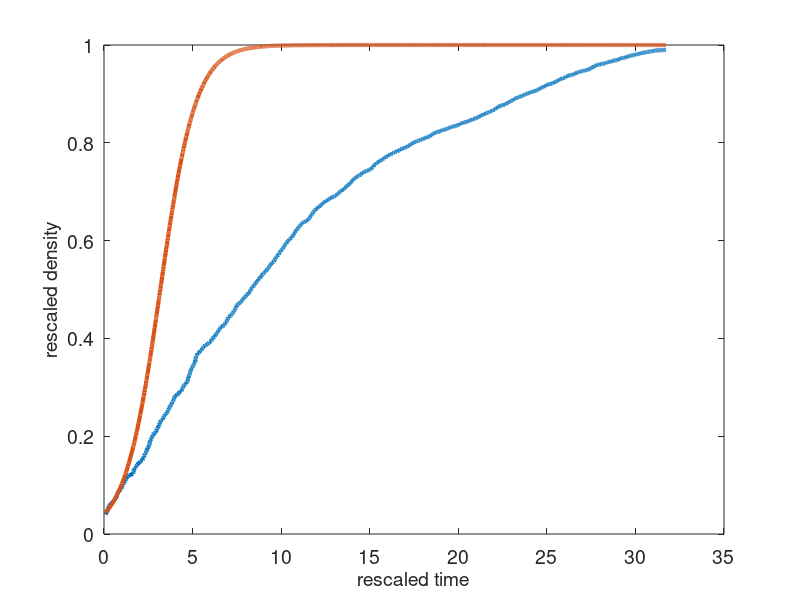

The MATLAB source for this figure: (Note: this script raises an error after producing the figure.)
% combination of Gillespie (40 realisations), logistic and Runge-Kutta with power-1 (normal-moment clusure) approximation in 1D

clear all

% Parameters

% lattice dimension
dim = 1;

% length of the domain
L = 100;

Pm = 1; % transition rate per unit time of moving to another lattice site

Pp = 1; % proliferation rate per unit time of giving rise to another agent

Pd = 0; % death rate per unit time

S = load('gillespie1D.mat'); % load the data for a particular choice of Pp and Pd, note that L=100 is fixed

TimeReductionFactor = 2; % when death rate is increase, this has to be increased as well

figure 

plot(S.save_time,S.save_density,'LineWidth', 3);set(gca,'FontSize',14); % number of cells in the system
%h_legend = legend('1st component','2nd component','Total');
%set(h_legend,'FontSize',14)
xlabel('rescaled time','FontSize',14)
ylabel('rescaled density','FontSize',14)


%%%%%%%%%%%%%%%%
% solution to the corresponding logistic growth equation

%cA0 = Q_initial/L; % initial density
cA0_bar = (Pp - Pd)/(Pp)*S.save_cA0;

f = @(t) cA0_bar * exp(t)/(1+cA0_bar*(exp(t)-1)); % solution to the equation 

for i = 1 : length(S.save_time)
       y(i) = f(S.save_time(i)); 
end

%%% plot logistic solution 

hold on
plot(S.save_time,y,'LineWidth', 3)
xlabel('rescaled time','FontSize',14)
ylabel('rescaled density','FontSize',14)

dt = 0.01; % time step

N = round(S.save_store_time(length(1:round(length(S.save_store_time)/TimeReductionFactor)))/dt); % number of simulations, chosen to be the same as for Gillespie

% Initial conditions 

y  = zeros (L+1,N);

y(:,1) = S.save_cA0^2 * ones(L+1,1); % initial density of two-point distribution functions 
y(1,1) = S.save_cA0; % initial condition for 1-point distribution function


t = 0; % start time


for i = 2 : N
    
    t = t + dt;

    k1 = dynamics (t,y(:,i-1),L,Pm,Pp,Pd);
    k2 = dynamics (t+dt/2,y(:,i-1)+dt/2 * k1,L,Pm,Pp,Pd);
    k3 = dynamics (t+dt/2,y(:,i-1)+dt/2 * k2,L,Pm,Pp,Pd);
    k4 = dynamics (t+dt, y(:,i-1) + dt*k3,L,Pm,Pp,Pd);
    y(:,i) = y(:,i-1) + dt/6 * (k1 + 2*k2 + 2*k3 + k4);  
    
    store_time_Runge(i) = t;
end


rescaled_time = (Pp-Pd)*store_time_Runge; % rescale time to allow parameter comparison

y_rescaled = (Pp-Pd)/Pp * y;


hold on
plot(rescaled_time,y_rescaled(1,:),'LineWidth', 3)
h_legend = legend('Gillespie 1D','Logistic growth','Power 1');
set(h_legend,'FontSize',14)
xlabel('rescaled time','FontSize',14)
ylabel('rescaled density','FontSize',14)
title(['L = ' num2str(L) ', P_m = ' num2str(Pm) ', P_p = ' num2str(Pp) ', P_d = ' num2str(Pd) ' '],'FontSize',14)
set(gca,'linewidth',3)
set(gca,'FontWeight','bold')
set(gca,'FontSize',24)


function deriv = dynamics(t,y,L,Pm,Pp,Pd)
    

    deriv = zeros(L+1,1);

    deriv(1) = (Pp*(y(1)-y(2)) - Pd *y(1)); % dynamics of one-point distribution function
    
    deriv(2) = (Pm*(y(3) - y(2)) - 2* Pd * y(2) + ...
        Pp * (y(1) - y(2)) + Pp * (y(3)*(1-y(1)) + (y(1)-y(2))*y(1)-2*y(1)^2*(1-y(1)) + y(1)*(y(1) - y(2)))); % dynamics of two-point distribution function (distance 1)
    
 % dynamics of all two-point functions from distance 2 to L-1
    for i = 3:L
        deriv(i) = (Pm*(y(i-1) + y(i+1) - 2* y(i)) - 2 * Pd * y(i) +...
            Pp * ((y(i+1)+y(i-1))*(1-y(1)) + 2 * ((y(1)-y(i))*y(1) - 2*y(1)^2*(1-y(1))+y(1)*(y(1)-y(2)))));
    end

    deriv(L+1) = (Pm*(y(L) + y(2) - 2* y(L+1)) - 2 * Pd * y(L+1) +...
            Pp * ((y(1)+y(L))*(1-y(1)) + 2 * ((y(1)-y(L+1))*y(1) - 2*y(1)^2*(1-y(1))+y(1)*(y(1)-y(2))))); % for the last one, since we have
        % periodic boundary condition L+1 neighbour is 1 neighbour, i.e. y(2)
    
end
